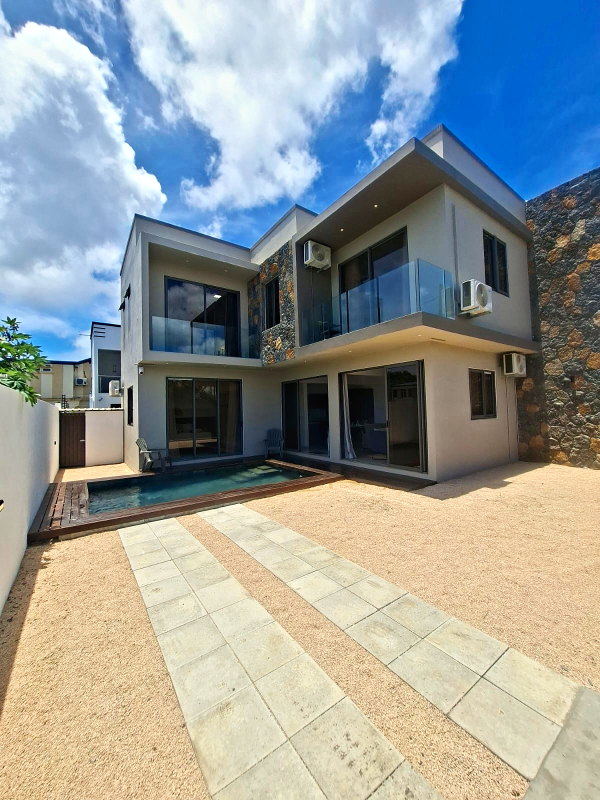
#> input picture lyla-villa-montage/photos-retouchees/01_facade.jpg, 1200 x 1600 px (shown at 1/2 size)
$ python -i prep_clips.py   (imports and definitions only)
#> lines starting #> are read from the running program, lines starting #| are printed output that depends on the picture
"""Prépare les clips vidéo (WhatsApp 480x854) pour le montage : retouche « annonce » cohérente + agrandissement 1080x1920.

Usage : python3 -I prep_clips.py <dossier_des_clips_source> <dossier_frames_sortie> [<dossier_mp4_sortie>]
Les paramètres de retouche sont estimés une seule fois par clip (image médiane) puis appliqués à toutes
les images : pas de scintillement. L'audio d'origine est supprimé.
"""
import os, sys, glob, subprocess, shutil, tempfile
sys.path.insert(0, os.path.dirname(os.path.abspath(__file__)))
import numpy as np
from PIL import Image, ImageFilter, ImageEnhance

FPS = 30
SR_MODEL = os.environ.get("SR_MODEL")          # chemin du modèle ONNX Real-ESRGAN (super-résolution)
SRNET = None
if SR_MODEL:
    from sr_esrgan import SR
    SRNET = SR(SR_MODEL, threads=int(os.environ.get("SR_THREADS", "4")))
OUT_W, OUT_H = 1080, 1920
# nom de sortie, fichier source (motif), début (s), durée (s)
CLIPS = [
    ("clip-08a-chambre-1", "WA0065", 1.7, 3.2),
    ("clip-08b-chambre-1", "WA0062", 0.2, 2.4),
    ("clip-08c-chambre-1", "WA0063", 0.2, 2.4),
    ("clip-09-chambre-2", "WA0066", 0.2, 2.8),
    ("clip-10-chambre-3", "WA0064", 0.3, 2.8),
    ("clip-11-chambre-4", "WA0067", 0.3, 2.8),
    ("clip-12-salle-de-bain", "WA0068", 0.6, 3.0),
]


def lum(a): return a[..., 0] * .2126 + a[..., 1] * .7152 + a[..., 2] * .0722


def estimate(a, target=.665):
    """Paramètres de retouche à partir d'une image médiane (float 0..1)."""
    L = lum(a); mx, mn = a.max(-1), a.min(-1)
    m = ((mx - mn) < .18) & (L > .35) & (L < .95)
    gain = np.ones(3, np.float32)
    if m.sum() > 1000:
        mean = a[m].mean(0)
        gain = 1 + (np.clip(mean.mean() / mean, .86, 1.14) - 1) * .9
    gain = gain * np.array([1.035, 1.0, .955], np.float32)       # ambiance chaude
    b = np.clip(a * gain, 0, 1); Lb = lum(b)
    lo, hi = .45, 1.0
    for _ in range(18):
        g = (lo + hi) / 2
        if (Lb ** g).mean() > target: lo = g
        else: hi = g
    g = min(1.0, max(.64, (lo + hi) / 2))
    c = np.power(np.clip(b, 1e-4, 1), g)
    c = c + (.22 * (1 - lum(c)) ** 2.4)[..., None] * (.55 + .45 * c)
    p = np.percentile(lum(c), 99.5)
    wscale = float(np.clip(.975 / max(p, .5), .92, 1.22))
    return dict(gain=gain, g=g, wscale=wscale)


def apply(a, P, blur=12):
    b = np.clip(a * P["gain"], 0, 1)
    c = np.power(np.clip(b, 1e-4, 1), P["g"])
    c = c + (.22 * (1 - lum(c)) ** 2.4)[..., None] * (.55 + .45 * c)
    c = c * P["wscale"]
    c = np.where(c > .86, .86 + (c - .86) * .55, c)
    c = np.clip(c, 0, 1)
    c = c + .20 * (c - .5) * (1 - np.abs(2 * c - 1))
    L = lum(c)
    B = np.asarray(Image.fromarray((np.clip(L, 0, 1) * 255).astype(np.uint8)).filter(ImageFilter.GaussianBlur(blur)), np.float32) / 255.
    c = np.clip(c + ((L - B) * .30)[..., None], 0, 1)
    out = Image.fromarray((c * 255 + .5).astype(np.uint8))
    out = ImageEnhance.Color(out).enhance(1.22)
    hsv = np.asarray(out.convert("HSV"), dtype=np.float32); h = hsv[..., 0] * 360 / 255.
    blue = np.exp(-((h - 200) / 42.) ** 2); green = np.exp(-((h - 110) / 35.) ** 2); wood = np.exp(-((h - 28) / 18.) ** 2)
    hsv[..., 1] = np.clip(hsv[..., 1] * (1 + .30 * blue + .14 * green + .12 * wood), 0, 255)
    hsv[..., 1] = np.clip(hsv[..., 1] * (1 + .10 * (1 - hsv[..., 1] / 255.)), 0, 255)
    return Image.fromarray(hsv.astype(np.uint8), "HSV").convert("RGB")


def main(src, out_frames, out_mp4=None, only=None):
    for name, pat, start, length in CLIPS:
        if only and name not in only: continue
        f = [p for p in glob.glob(os.path.join(src, f"*{pat}.mp4"))][0]
        tmp = tempfile.mkdtemp(prefix="clip_")
        subprocess.run(["ffmpeg", "-v", "error", "-y", "-ss", str(start), "-t", str(length), "-i", f,
                        "-vf", f"fps={FPS},pp7=qp=7:mode=medium,hqdn3d=2:1.5:3:3", "-start_number", "0", os.path.join(tmp, "%04d.png")], check=True)
        pngs = sorted(glob.glob(os.path.join(tmp, "*.png")))
        mid = np.asarray(Image.open(pngs[len(pngs) // 2]).convert("RGB"), np.float32) / 255.
        P = estimate(mid)
        d = os.path.join(out_frames, name); os.makedirs(d, exist_ok=True)
        for i, p in enumerate(pngs):
            outp = os.path.join(d, f"{i:04d}.jpg")
            if os.path.exists(outp): continue                     # reprise possible
            nat = Image.open(p).convert("RGB")
            if SR_MODEL:
                big = Image.fromarray(SRNET.x4(np.asarray(nat))).resize((OUT_W, OUT_H), Image.LANCZOS)   # x4 puis réduction nette
                im = apply(np.asarray(big, np.float32) / 255., P, blur=27)
            else:
                a = np.asarray(nat, np.float32) / 255.
                im = apply(a, P).resize((OUT_W, OUT_H), Image.LANCZOS).filter(ImageFilter.UnsharpMask(radius=1.2, percent=25, threshold=3))
            im.save(outp, quality=95, subsampling=0)
        shutil.rmtree(tmp)
        if out_mp4:
            os.makedirs(out_mp4, exist_ok=True)
            subprocess.run(["ffmpeg", "-v", "error", "-y", "-framerate", str(FPS), "-i", os.path.join(d, "%04d.jpg"),
                            "-vf", "scale=out_color_matrix=bt709:out_range=tv:flags=lanczos+accurate_rnd+full_chroma_int,format=yuv420p",
                            "-colorspace", "bt709", "-color_primaries", "bt709", "-color_trc", "bt709",
                            "-c:v", "libx264", "-preset", "slow", "-crf", "15", "-movflags", "+faststart",
                            os.path.join(out_mp4, name + ".mp4")], check=True)
        print(name, len(pngs), "images", "gamma %.2f" % P["g"], "wscale %.2f" % P["wscale"], flush=True)


# [3 lines not run here, left out]

>>> import cv2
>>> picture = cv2.imread('../photos-retouchees/01_facade.jpg', cv2.IMREAD_GRAYSCALE)
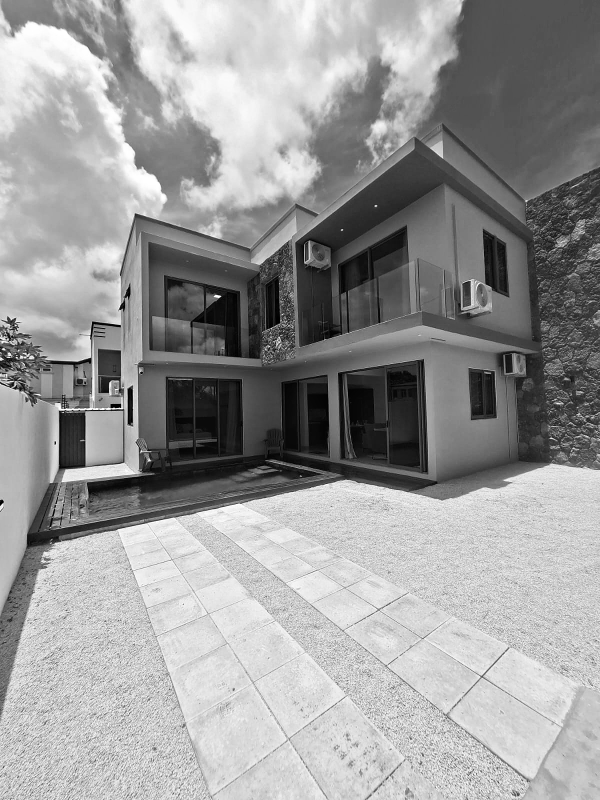
#> picture: shape (1600, 1200) (shown at 1/2 size); min 0, max 255, mean 154
>>> result = main(picture, 'out.png')
#> (the run stopped early here; a loop or call above may not have finished)

$ run again, on lyla-villa-montage/photos-retouchees/03_salon.jpg
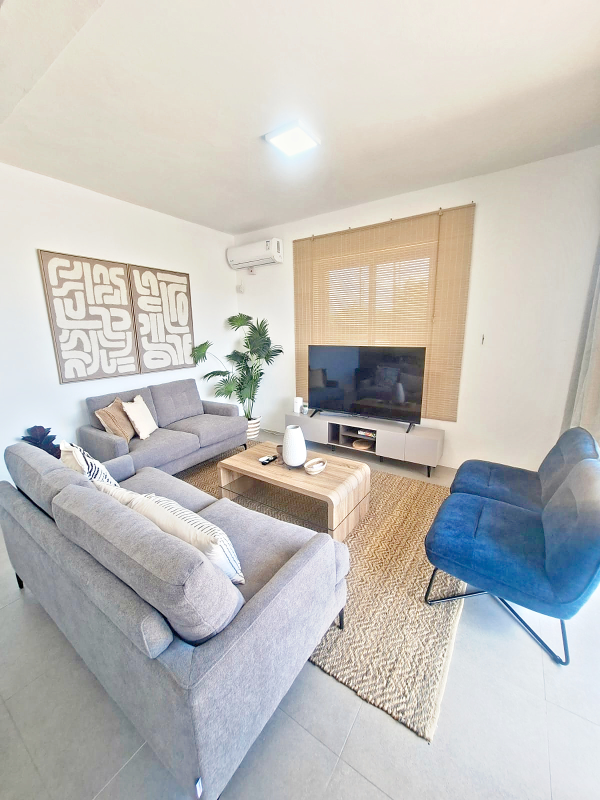
#> input picture lyla-villa-montage/photos-retouchees/03_salon.jpg, 1200 x 1600 px (shown at 1/2 size)
#> `picture = cv2.imread('../photos-retouchees/01_facade.jpg', cv2.IMREAD_..`:
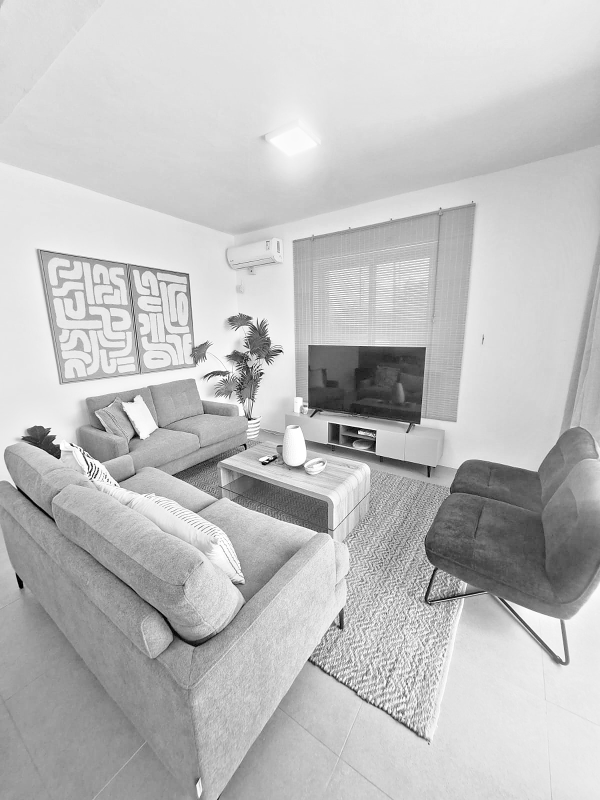
#> picture: shape (1600, 1200) (shown at 1/2 size); min 0, max 255, mean 191.6

$ run again, on lyla-villa-montage/photos-retouchees/04_salon-et-cuisine.jpg
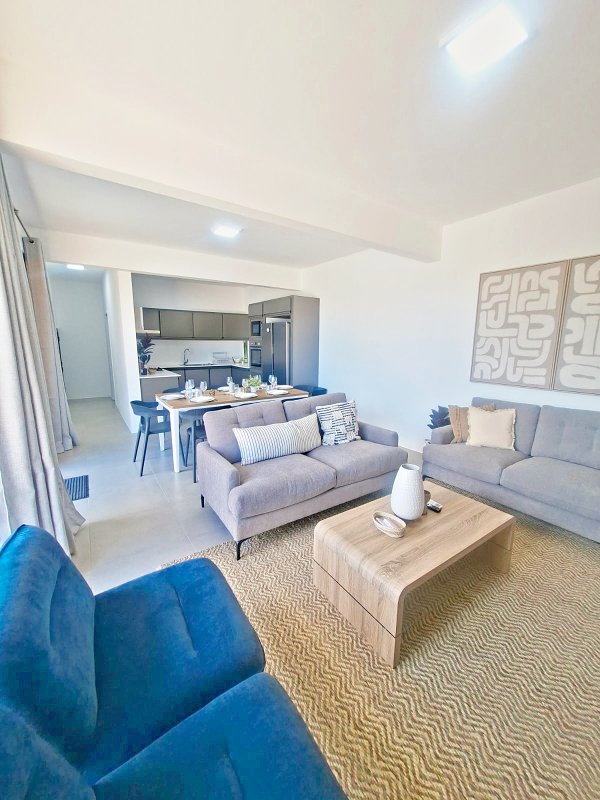
#> input picture lyla-villa-montage/photos-retouchees/04_salon-et-cuisine.jpg, 1200 x 1600 px (shown at 1/2 size)
#> `picture = cv2.imread('../photos-retouchees/01_facade.jpg', cv2.IMREAD_..`:
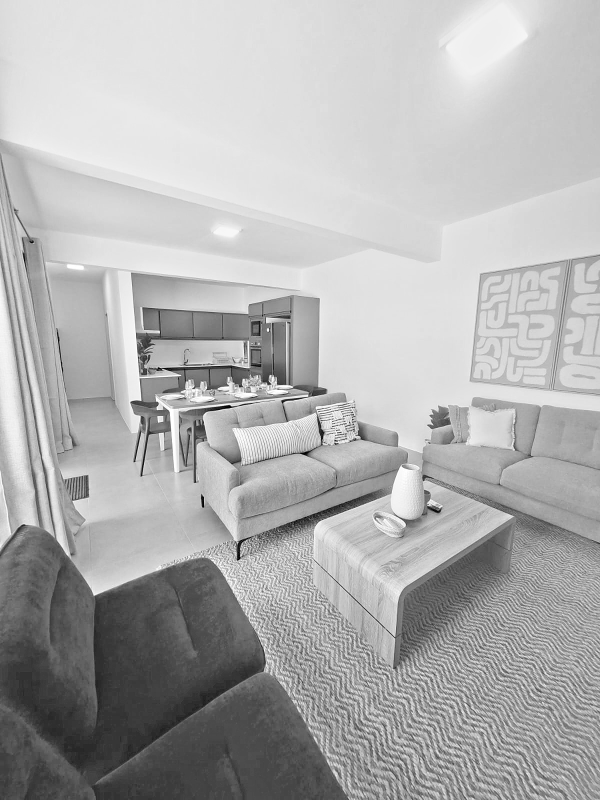
#> picture: shape (1600, 1200) (shown at 1/2 size); min 0, max 255, mean 176

$ run again, on lyla-villa-montage/photos-retouchees/05_salon-vue-piscine.jpg
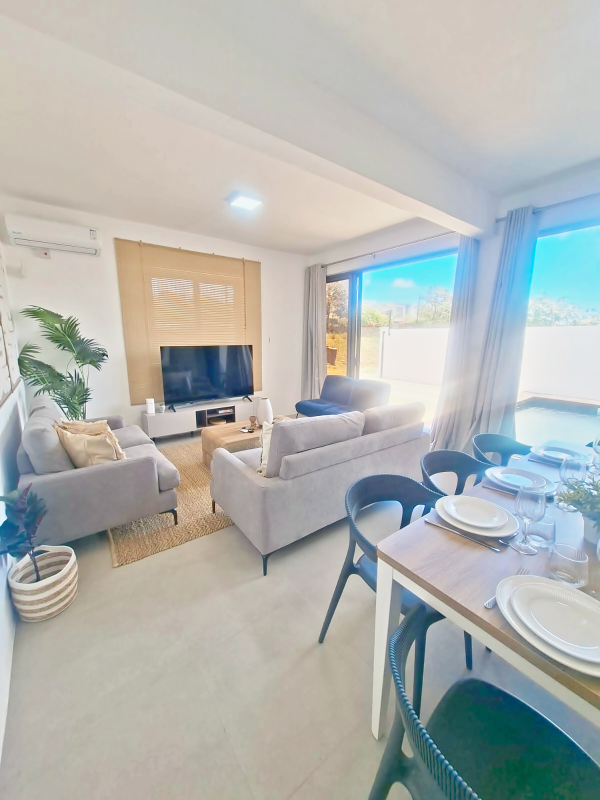
#> input picture lyla-villa-montage/photos-retouchees/05_salon-vue-piscine.jpg, 1200 x 1600 px (shown at 1/2 size)
#> `picture = cv2.imread('../photos-retouchees/01_facade.jpg', cv2.IMREAD_..`:
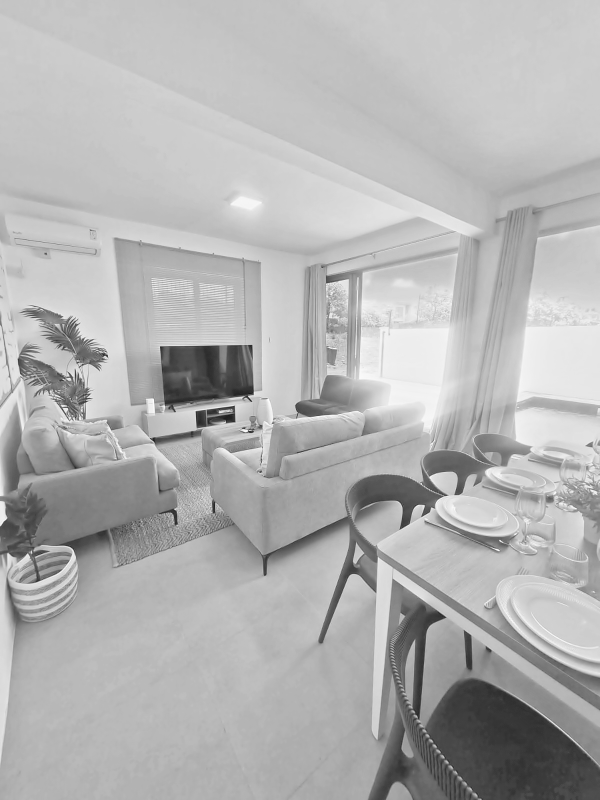
#> picture: shape (1600, 1200) (shown at 1/2 size); min 4, max 255, mean 178.8
